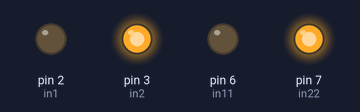
A sketch run on a simulated Arduino Uno, built with avr-gcc and run on an emulated ATmega328P. On the bench: output pins drawn as LEDs (lit = HIGH).

Above: at 0.1 s.
Timing chart, 0 to 1.6 s (numbered marks = the images above):
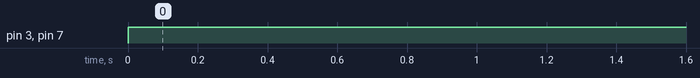

Measured:
- by itself, pin 3 (in2), pin 7 (in22): LOW → HIGH at 0.00 s

The sketch:

bot_with_bt.ino
```cpp
int in1=2,in2=3,in11=6,in22=7;

void setup() {
  // put your setup code here, to run once:

pinMode(in1,OUTPUT);
pinMode(in2,OUTPUT);
pinMode(in11,OUTPUT);
pinMode(in22,OUTPUT);
}

void loop() {
  // put your main code here, to run repeatedly:
back();
 }

void forward()
{
  digitalWrite(in1,HIGH);
digitalWrite(in2,LOW);
digitalWrite(in11,HIGH);
digitalWrite(in22,LOW);
}

void back()
{
  digitalWrite(in2,HIGH);
digitalWrite(in1,LOW);
digitalWrite(in22,HIGH);
digitalWrite(in11,LOW);
}

void left()
{
  digitalWrite(in1,HIGH);
digitalWrite(in2,LOW);
digitalWrite(in11,LOW);
digitalWrite(in22,HIGH);
}

void right()
{
  digitalWrite(in1,LOW);
digitalWrite(in2,HIGH);
digitalWrite(in11,HIGH);
digitalWrite(in22,LOW);
}
void stopp()
{
digitalWrite(in1,LOW);
digitalWrite(in2,LOW);
digitalWrite(in22,LOW);
digitalWrite(in11,LOW);
}
```
